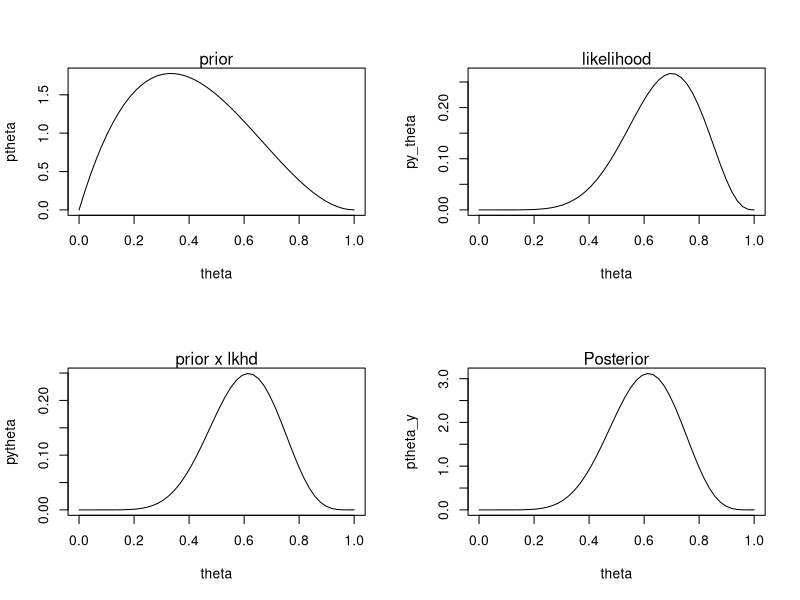

Source code (R):
### Question 2: Tack tossing problems
## Suppose that we wish to find out the probability of a tack (nuppineula) 
## landing heads

## a. Set the possible values of theta to be a sequence of length 50 from 0 to 1

theta <- seq(0, 1, length = 50)

par(mfrow = c(2,2)) ## make 4 plots in one page

## b. Let Beta(a,b) be the prior distribution for the probability of a tack
## landing heads (theta). Set a=2, b=3 to specify the prior distribution. Obtain
## the prior distribution density function (pdf) and make a plot of it. Make 
## also the title for the plot such as 'prior' on top of the plot.

a = 2
b = 3
ptheta = dbeta(theta, a, b)
plot(theta, ptheta, type="l")
mtext("prior", side=3)

## c. Suppose that we assume that the total number of heads is modeled as a 
## binomial distribution (n, theta). i.e

## P(data|theta) ~ binom(n, theta): likelihood

## Let n= 10 and  the number of observed heads x = 7
## Find the likelihood and plot it over theta values. Add a label 'likelihood' 
## for the plot.

n = 10
x = 7
py_theta = dbinom(x, n, theta)
plot(theta, py_theta, type="l")
mtext("likelihood", side=3)

## d. Then, multiply the prior by the likelihood and draw this joint probability
## over theta. Give a label to the plot as 'prior x lkhd'

pytheta = ptheta * py_theta
plot(theta, pytheta, type="l")
mtext("prior x lkhd", side=3)

## e. The posterior distribution is found to be a beta distribution with 
## parameters a+x and b+n-x. Draw the posterior density function with a title 
## 'Posterior'

ptheta_y = dbeta(theta, a+x, b+n-x)
plot(theta, ptheta_y, type="l")
mtext("Posterior", side=3)

## g. Here, a discretized version of the posterior can be obtained as follows:
## the joint probabilities obtained in d) / (divided by) sum of the joint 
## probabilities
## Give the name say, 'post.disc' to this discretized version.
## With this discretized version of the posterior, note that we could also 
## obtain fairly good discrete approximation to the posterior means, variances, 
## and probabilities

post.disc = pytheta/sum(pytheta)

## h. Compare the following;
## sum of post.disc multiplied by theta with (a+x)/(n+a+b) = Posterior mean
## sum of post.disc where [theta <=.4] with posterior probability that 
## theta <=.4

sum(post.disc*theta)

post_mean = (a+x) / (n+a+b)
post_mean

sum(post.disc[theta<=.4])
pbeta(.4, a+x, b+n-x)

